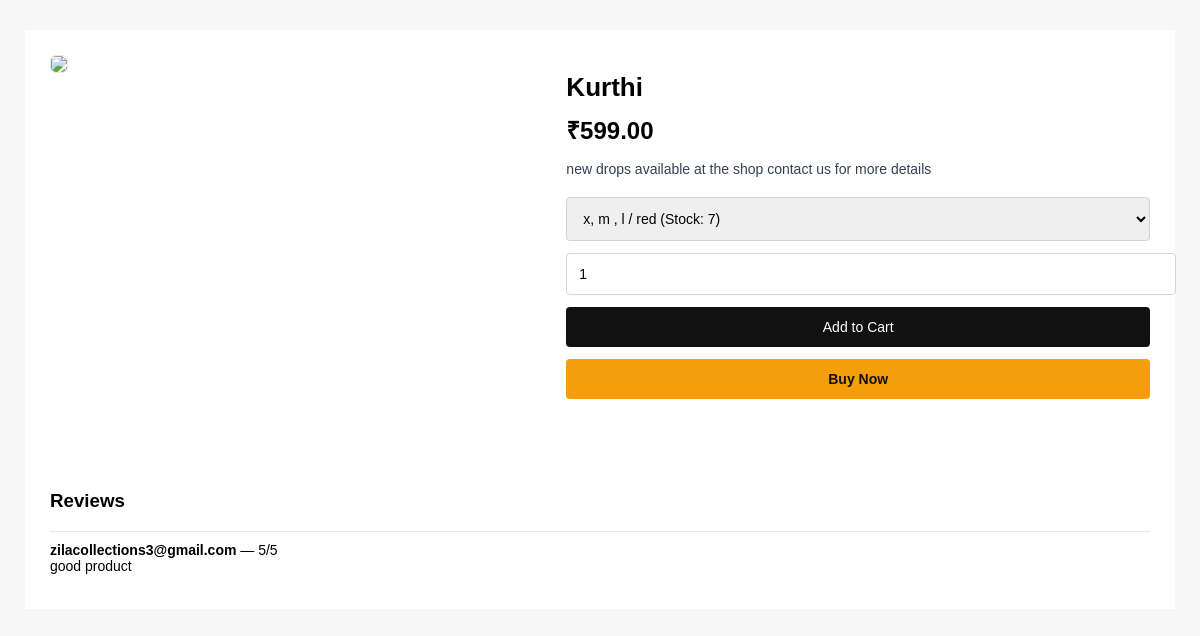
The page /products/product/zila-classic/ on the database its author committed.
### apps/products/models.py (models this page shows, shortened)
class Product(models.Model):
    category = models.ForeignKey(
        Category,
        on_delete=models.CASCADE,
        related_name='products'
    )
    name = models.CharField(max_length=200)
    slug = models.SlugField(unique=True)
    description = models.TextField()
    price = models.DecimalField(max_digits=10, decimal_places=2)
    is_active = models.BooleanField(default=True)
    created_at = models.DateTimeField(auto_now_add=True)

class Review(models.Model):
    product = models.ForeignKey(
        Product,
        on_delete=models.CASCADE,
        related_name='reviews'
    )
    user = models.ForeignKey(User, on_delete=models.CASCADE)
    rating = models.PositiveSmallIntegerField()  # 1 to 5
    comment = models.TextField()
    is_active = models.BooleanField(default=True)
    created_at = models.DateTimeField(auto_now_add=True)
    class Meta:
        unique_together = ('product', 'user')
        ordering = ['-created_at']

### apps/products/views.py (the view, shortened to what this page needs)
# urls.py: path('product/<slug:slug>/', product_detail, name='product_detail'),
def product_detail(request, slug):
    product = get_object_or_404(Product, slug=slug, is_active=True)
    variants = product.variants.filter(
        is_active=True,
        stock__gt=0
    )
    if not variants.exists():
        return redirect('product_list')
    reviews = product.reviews.filter(is_active=True)
    user_can_review = False
    return render(request, 'customer/product_detail.html', {
        'product': product,
        'variants': variants,
        'reviews': reviews,
        'user_can_review': user_can_review,
    })

### templates/customer/product_detail.html (shortened to what this page needs)
{% load static %}
<!DOCTYPE html>
<html>
<head>
</head>
<body>
<div class="container">
    <div class="image-box">
        {% if product.images.first %}
            <img src="{{ product.images.first.image.url }}">
        {% else %}
            <img src="{% static 'images/no-image.png' %}">
        {% endif %}
    </div>
    <div>
        <h1>{{ product.name }}</h1>
        <div class="price">₹{{ product.price }}</div>
        <div class="desc">{{ product.description }}</div>
        {% if variants %}
        <form method="post" action="{% url 'cart:add_to_cart_post' %}">
            <select name="variant_id" required>
                {% for v in variants %}
                    <option value="{{ v.id }}">
                        {{ v.size }} / {{ v.color }} (Stock: {{ v.stock }})
                    </option>
                {% endfor %}
            </select>
            <input type="number" name="quantity" value="1" min="1">
            <button type="submit">Add to Cart</button>
        </form>
        <form method="post" action="{% url 'cart:buy_now' %}">
            <button type="submit" class="buy">Buy Now</button>
        </form>
        {% endif %}
    </div>
    <div class="reviews">
        <h3>Reviews</h3>
        {% for r in reviews %}
            <div class="review">
                <strong>{{ r.user.username }}</strong> — {{ r.rating }}/5<br>
                {{ r.comment }}
            </div>
        {% empty %}
            <p>No reviews yet.</p>
        {% endfor %}
    </div>
</div>
</body>
</html>

### templates/customer/product_detail.html (style rules this page uses)
body { margin: 0; font-family: Arial, sans-serif; background: #f7f7f7; }
.container { max-width: 1100px; margin: 30px auto; background: #fff; padding: 25px; display: grid; grid-template-columns: 1fr 1.2fr; gap: 30px; }
.image-box img { width: 100%; border-radius: 6px; border: 1px solid #e5e7eb; }
h1 { font-size: 26px; margin-bottom: 10px; }
.price { font-size: 24px; font-weight: bold; margin-bottom: 15px; }
.desc { font-size: 14px; color: #374151; margin-bottom: 20px; }
select, input, button { width: 100%; padding: 12px; font-size: 14px; margin-bottom: 12px; border-radius: 4px; border: 1px solid #d1d5db; }
button { background: #111; color: #fff; border: none; cursor: pointer; }
.buy { background: #f59e0b; color: #111; font-weight: 600; }
.reviews { grid-column: 1 / -1; margin-top: 30px; }
.review { border-top: 1px solid #e5e7eb; padding: 10px 0; font-size: 14px; }

### rows shown on the page
Product: name "Kurthi", price "599.00", description "new drops available at the shop contact us for more details"
Review: user.username "zilacollections3@gmail.com", rating "5", comment "good product"

### other values the page prints
form field variant_id "x, m , l / red (Stock: 7)"
